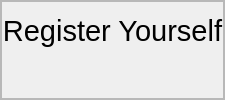
               <widget class="QFrame" name="frame_21">
                <property name="maximumSize">
                 <size>
                  <width>16777215</width>
                  <height>100</height>
                 </size>
                </property>
                <property name="frameShape">
                 <enum>QFrame::StyledPanel</enum>
                </property>
                <property name="frameShadow">
                 <enum>QFrame::Raised</enum>
                </property>
                <layout class="QVBoxLayout" name="verticalLayout_19">
                 <property name="leftMargin">
                  <number>0</number>
                 </property>
                 <property name="topMargin">
                  <number>0</number>
                 </property>
                 <property name="rightMargin">
                  <number>0</number>
                 </property>
                 <property name="bottomMargin">
                  <number>0</number>
                 </property>
                 <item>
                  <widget class="QFrame" name="frame_26">
                   <property name="sizePolicy">
                    <sizepolicy hsizetype="Preferred" vsizetype="Preferred">
                     <horstretch>1</horstretch>
                     <verstretch>0</verstretch>
                    </sizepolicy>
                   </property>
                   <property name="maximumSize">
                    <size>
                     <width>16777215</width>
                     <height>100</height>
                    </size>
                   </property>
                   <property name="frameShape">
                    <enum>QFrame::StyledPanel</enum>
                   </property>
                   <property name="frameShadow">
                    <enum>QFrame::Raised</enum>
                   </property>
                   <layout class="QVBoxLayout" name="verticalLayout_20" stretch="0,0">
                    <property name="spacing">
                     <number>5</number>
                    </property>
                    <property name="leftMargin">
                     <number>0</number>
                    </property>
                    <property name="topMargin">
                     <number>0</number>
                    </property>
                    <property name="rightMargin">
                     <number>0</number>
                    </property>
                    <property name="bottomMargin">
                     <number>0</number>
                    </property>
                    <item>
                     <widget class="QLabel" name="label_10">
                      <property name="font">
                       <font>
                        <pointsize>22</pointsize>
                       </font>
                      </property>
                      <property name="text">
                       <string>Register Yourself</string>
                      </property>
                      <property name="alignment">
                       <set>Qt::AlignBottom|Qt::AlignHCenter</set>
                      </property>
                     </widget>
                    </item>
                    <item>
                     <widget class="QLabel" name="label_11">
                      <property name="styleSheet">
                       <string notr="true">
color: rgb(108, 108, 108);</string>
                      </property>
                      <property name="text">
                       <string/>
                      </property>
                      <property name="alignment">
                       <set>Qt::AlignHCenter|Qt::AlignTop</set>
                      </property>
                     </widget>
                    </item>
                   </layout>
                  </widget>
                 </item>
                </layout>
               </widget>
